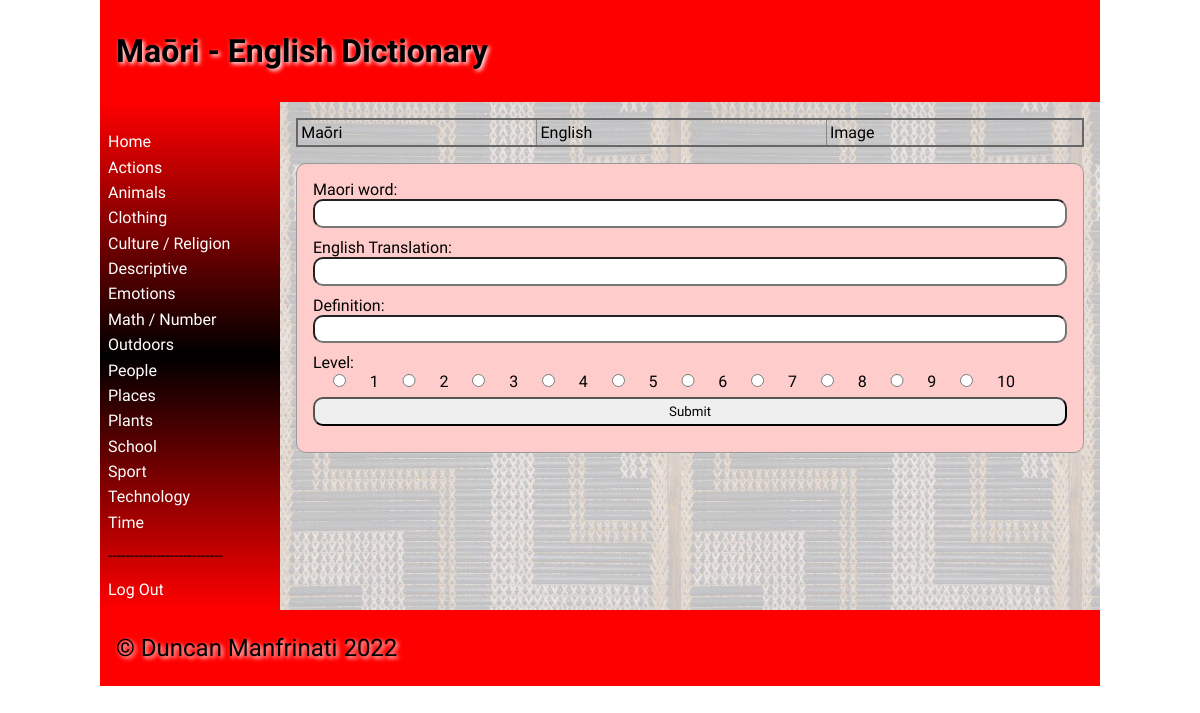
Before: /dictionary/10 (signed in) with the older database file.
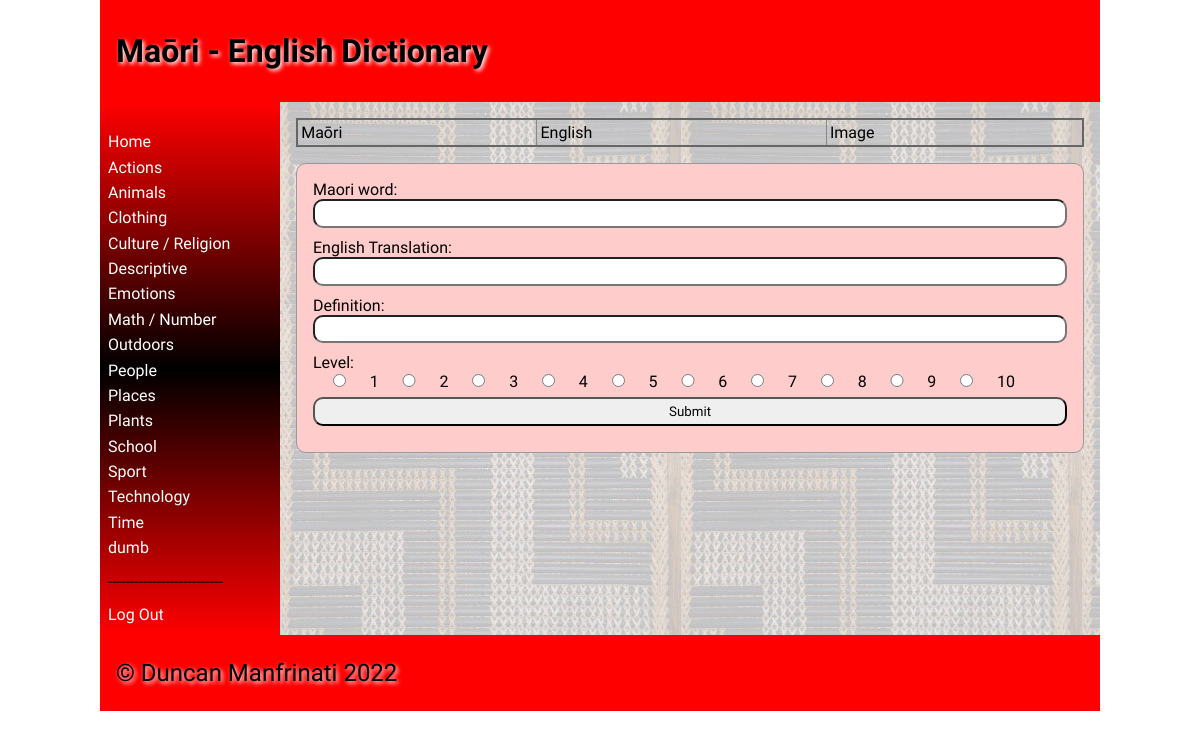
After: the same page with the newer database file.
### tables this page shows
CREATE TABLE "categories"
(
	id integer
		constraint categories_pk
			primary key autoincrement,
	categories varchar(60)
);

### app.py (the view)
@app.route("/dictionary/<id>", methods=['POST', 'GET'])
def dictionary(id):
    con = create_connection(DATA_BASE)
    query = "SELECT id, maori, english, image, level, time, user_id FROM dictionary WHERE id=?;"
    cur = con.cursor()
    cur.execute(query, (id,))
    word = cur.fetchall()
    con.close()
    return render_template("word.html", logged_in=is_logged_in(), word=word, id=id,
                           categories=categories())

### app.py (called while the page is built)
def create_connection(db_file):
    try:
        connection = sqlite3.connect(db_file)
        connection.execute('pragma foreign_keys=ON')
        return connection
    except Error as e:
        print(e)
    return None

def is_logged_in():
    if session.get("email") is None:
        print("Not Logged In")
        return False
    else:
        print("Logged In")
        return True

def categories():
    con = create_connection(DATA_BASE)
    query = "SELECT id,categories FROM categories"
    cur = con.cursor()
    cur.execute(query, )
    category_ids = cur.fetchall()
    con.close()
    return category_ids

### templates/word.html (shortened to what this page needs)
{% extends 'base.html' %}
{% block heading %}Maōri - English Dictionary{% endblock %}
{% block main %}
<table class="word-table">
    <thead>
    <tr>
        <td>Maōri</td>
        <td>English</td>
        <td>Image</td>
    </tr>
    </thead>
</table>
    <form class="dataForm" method="post" target="category/{{category_id}}">
    <div class="form-group">
        <div class="form-label">Maori word:</div>
        <div class="form-element"><input type="text" name="maori" id="maori" required></div>
    </div>
    <div class="form-group">
        <div class="form-label">English Translation:</div>
        <div class="form-element"><input type="text" name="english" id="english" required></div>
    </div>
    <div class="form-group">
        <div class="form-label">Definition:</div>
        <div class="form-element"><input type="text" name="definition" id="definition" required></div>
    </div>
    <div class="form-group">
        <div class="form-label">Level:</div>
        {% for i in range(10) %}
            <input type="radio" id="level" name="level" value="1">
            <label for="{{ i + 1 }}">{{i + 1}}</label>
        {% endfor %}
    </div>
    <div class="form-group">
        <div class="form-element"><input type="submit" value="Submit"></div>
    </div>
    </form>
{% endblock %}

### templates/base.html (shortened to what this page needs)
<!doctype html>
<html lang="en">
<head>
    <link href="{{ url_for('static', filename='css/style.css') }}" rel="stylesheet">
</head>
<body>
<div id="container">
    <header>
        <h1>{% block heading %} {% endblock %}</h1>
    </header>
    <nav>
        <ul>
            <li><a href="/">Home</a></li>
            {% if logged_in %}
            {% for category in categories %}
            <li><a href="/category/{{ category[0] }}">{{ category[1] }}</a></li>
            {% endfor %}
            <li><p>--------------------------</p></li>
            <li><a href="/logout">Log Out</a></li>
            {% else %}
            <li><p>--------------------------</p></li>
            <li><a href="/login">Log In</a></li>
            {% endif %}
        </ul>
    </nav>
    <main>
        {% block main %}{% endblock %}
    </main>
    <footer>
        <p>
            &copy; Duncan Manfrinati 2022
        </p>
    </footer>
</div>
</body>
</html>

Changed rows visible on the page:
added categories: categories "dumb"
